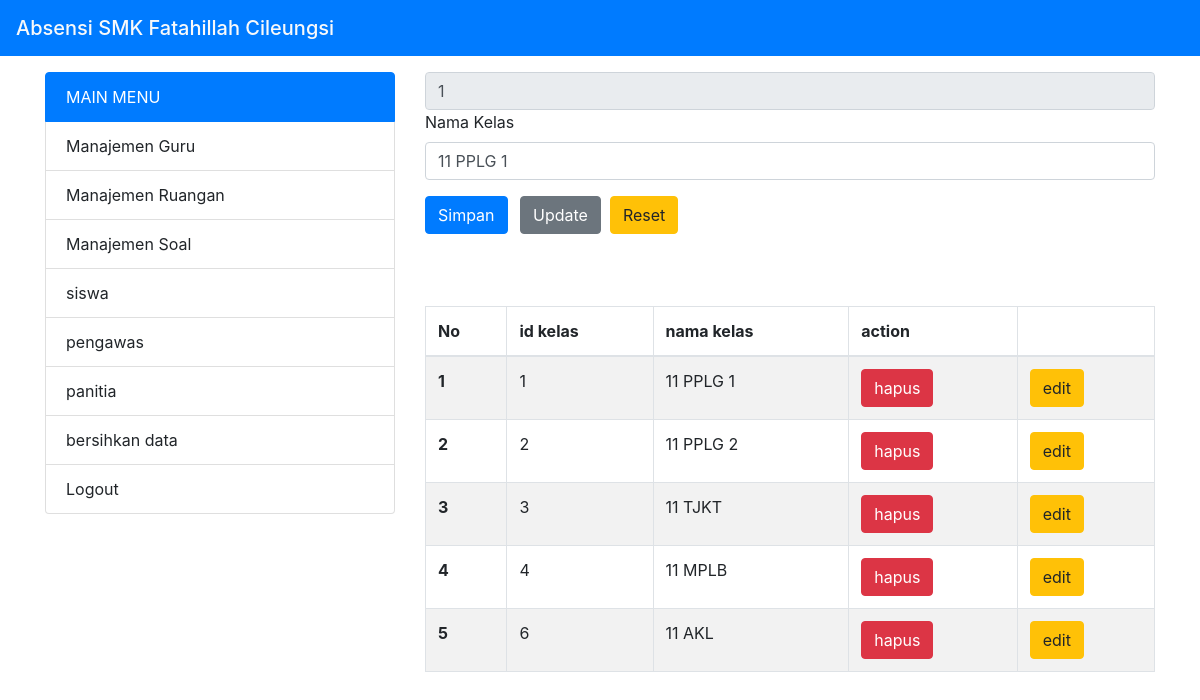
The app's page /modul/admin/kelas.php?edit=1 with its own data.
### tables this page shows
CREATE TABLE `tbl_kelas` (
  `id_kelas` int(11) NOT NULL,
  `nama_kelas` varchar(11) NOT NULL
);

### modul/admin/kelas.php (the view, shortened to what this page needs)
<?php
    include '../../config/koneksi.php';
        $nama_kelas = null;
        $id_update = null;
    if (isset($_GET['edit'])){
      $id_kelas= $_GET['edit'];
      $qedit="SELECT * FROM `tbl_kelas` WHERE id_kelas = $id_kelas";
      $query_edit = mysqli_query($conn, $qedit);
      foreach($query_edit as $key => $data){$nama_kelas = $data['nama_kelas'];$id_update = $data['id_kelas'];}
    }
?>
<!doctype html>
<html lang="en">
  <head>
    <?php include('../../config/header.php') ?>
  </head>
  <body>
    <?php include 'menu.php'; ?>
    <div class="col-md-8">
    <div class="row justify-content-center">
        <div class="col-md-12">
          <form action="" method="post">
            <div class="form-group">
            <?php if($id_update != null) echo '<input type="text" class="form-control" value ='.$id_update.' name="id_update" readonly>'  ?>
              <label for="kodeGuru">Nama Kelas</label>
              <input class="form-control" type="text" value="<?php if($nama_kelas != null) {echo $nama_kelas; }  else { echo null; }   ?>" name="nama_kelas" class="form-control" id="kodeGuru" placeholder="Masukkan Nama Kelas">
            </div>
            <button type="submit" name="simpan"class="btn btn-primary">Simpan</button>
            <button type="submit" name="update" class="btn btn-secondary ml-2">Update</button>&nbsp;
            <a href="kelas.php" class="btn btn-warning"> Reset</a>
          </form>
        </div>
      </div><br><br><br>
    <div id="tab">
      <table class="table table-striped table-bordered table-hover" style="width:100%">
          <thead>
              <?php
              $query_kelas = mysqli_query($conn, "SELECT * FROM tbl_kelas");
              $no = 1;
              ?>
              <tr>
                <th>No</th>
                <th>id kelas</th>
                <th>nama kelas</th>
                <th>action</th>
                <th></th>
              </tr>
          </thead>
          <tbody>
                <?php while($data_kelas = mysqli_fetch_array($query_kelas)) {?>
                  <tr>
                    <th><?= $no++ ?></th>
                    <td><?= $data_kelas['id_kelas'] ?></td>
                    <td><?= $data_kelas['nama_kelas'] ?></td>
                    <td><a href="?id=<?= $data_kelas[0] ?>"><button class="btn btn-danger">hapus</button></a></td>
                    <td><a href="?edit=<?= $data_kelas[0] ?>"><button class="btn btn-warning">edit</button></a></td>
                  </tr>
                <?php } ?>
          </tbody>
      </table>
    </div>
    </div>
    </div>
    </div>
  </body>
</html>

### records on screen
tbl_kelas: id_update "1", nama_kelas "11 PPLG 1", id_kelas "1"
tbl_kelas: id_kelas "2", nama_kelas "11 PPLG 2"
tbl_kelas: id_kelas "3", nama_kelas "11 TJKT"
tbl_kelas: id_kelas "4", nama_kelas "11 MPLB"
tbl_kelas: id_kelas "6", nama_kelas "11 AKL"
